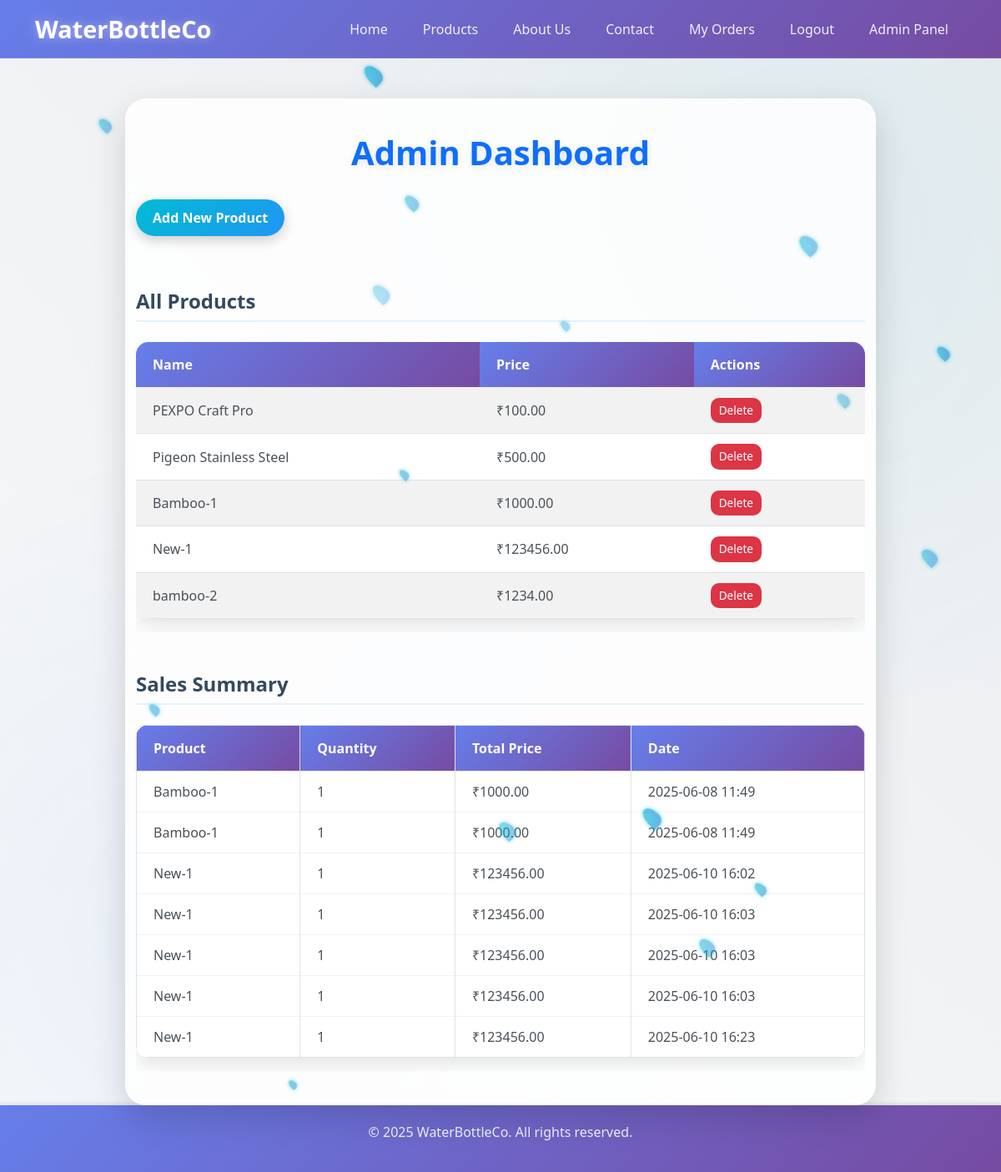
The page /admin-dashboard/ (signed in) on the database as committed earlier.
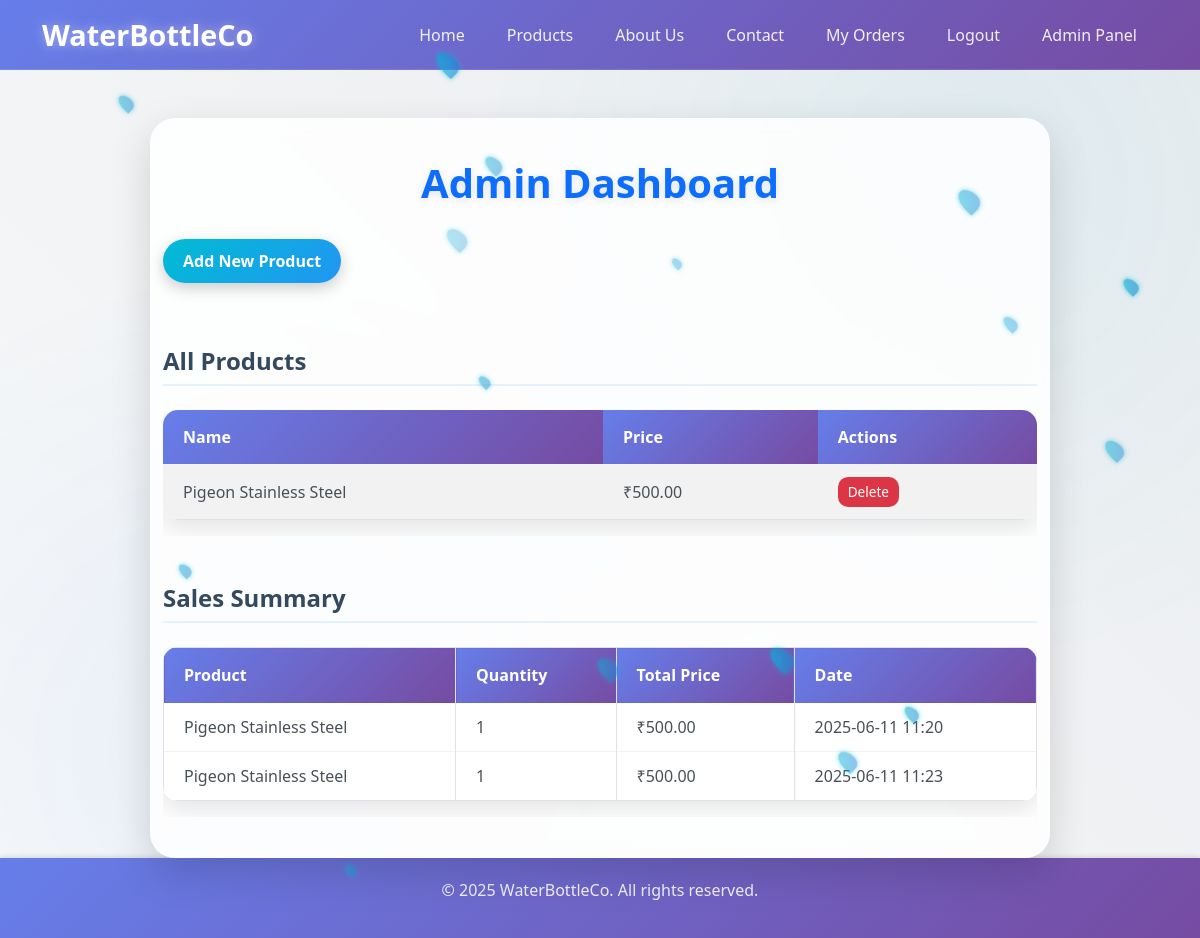
The same page on the database as committed later.
### store/models.py (models this page shows, shortened)
class Product(models.Model):
    name = models.CharField(max_length=100)
    price = models.DecimalField(max_digits=8, decimal_places=2)
    description = models.TextField()
    category = models.CharField(max_length=50, choices=CATEGORY_CHOICES, default='Water Bottle')

class Sale(models.Model):
    user = models.ForeignKey(User, on_delete=models.CASCADE, null=True, blank=True)
    date = models.DateTimeField(auto_now_add=True)
    product = models.ForeignKey(Product, on_delete=models.CASCADE, null=True, blank=True)
    quantity = models.PositiveIntegerField(default=1)
    timestamp = models.DateTimeField(auto_now_add=True)
    def total_price(self):
        return self.quantity * self.product.price

### store/views.py (the view)
# urls.py: path('admin-dashboard/', views.admin_dashboard, name='admin_dashboard'),
@login_required
def admin_dashboard(request):
    products = Product.objects.all()
    sales = Sale.objects.all()
    return render(request, 'admin_dashboard.html', {'products': products, 'sales': sales})

### store/templates/admin_dashboard.html (shortened to what this page needs)
<!DOCTYPE html>
<html lang="en">
<head>
    <link rel="stylesheet" href="https://cdn.jsdelivr.net/npm/bootstrap@5.3.0/dist/css/bootstrap.min.css">
</head>
<body>
    <div class="water-droplet" style="top: 10%; left: 10%; width: 12px; height: 18px; animation-delay: 0s, 0s;"></div>
    <div class="water-droplet" style="top: 20%; left: 80%; width: 18px; height: 25px; animation-delay: 1s, 0.5s;"></div>
    <div class="water-droplet" style="top: 60%; left: 15%; width: 10px; height: 15px; animation-delay: 2s, 1s;"></div>
    <div class="water-droplet" style="top: 40%; left: 40%; width: 9px; height: 14px; animation-delay: 4s, 2s;"></div>
    <nav class="navbar navbar-expand-lg navbar-dark bg-primary">
        <div class="container">
            <a class="navbar-brand" href="{% url 'home' %}">WaterBottleCo</a>
            <div class="collapse navbar-collapse" id="navbarNav">
                <ul class="navbar-nav ms-auto">
                    <li class="nav-item"><a class="nav-link" href="{% url 'home' %}">Home</a></li>
                    <li class="nav-item"><a class="nav-link" href="{% url 'products' %}">Products</a></li>
                    <li class="nav-item"><a class="nav-link" href="{% url 'about' %}">About Us</a></li>
                    <li class="nav-item"><a class="nav-link" href="{% url 'contact' %}">Contact</a></li>
                    {% if user.is_authenticated %}
                        <li class="nav-item"><a class="nav-link" href="{% url 'my_orders' %}">My Orders</a></li>
                        <li class="nav-item"><a class="nav-link" href="{% url 'logout' %}">Logout</a></li>
                        <li class="nav-item"><a class="nav-link" href="{% url 'admin_dashboard' %}">Admin Panel</a></li>
                    {% else %}
                        <li class="nav-item"><a class="nav-link" href="{% url 'login' %}">Login</a></li>
                        <li class="nav-item"><a class="nav-link" href="{% url 'register' %}">Register</a></li>
                    {% endif %}
                </ul>
            </div>
        </div>
    </nav>
    <div class="container mt-5">
        <h2>Admin Dashboard</h2>
        <a href="{% url 'add_product' %}" class="btn btn-success mb-3">Add New Product</a>
        <h4>All Products</h4>
        <div class="table-responsive">
            <table class="table table-striped">
                <thead>
                    <tr>
                        <th>Name</th>
                        <th>Price</th>
                        <th>Actions</th>
                    </tr>
                </thead>
                <tbody>
                    {% for product in products %}
                    <tr>
                        <td>{{ product.name }}</td>
                        <td>₹{{ product.price }}</td>
                        <td>
                            <a href="{% url 'delete_product' product.id %}" class="btn btn-danger btn-sm">Delete</a>
                        </td>
                    </tr>
                    {% endfor %}
                </tbody>
            </table>
        </div>
        <h4 class="mt-5">Sales Summary</h4>
        <div class="table-responsive">
            <table class="table table-bordered">
                <thead>
                    <tr>
                        <th>Product</th>
                        <th>Quantity</th>
                        <th>Total Price</th>
                        <th>Date</th>
                    </tr>
                </thead>
                <tbody>
                    {% for sale in sales %}
                    <tr>
                        <td>{{ sale.product.name }}</td>
                        <td>{{ sale.quantity }}</td>
                        <td>₹{{ sale.total_price }}</td>
                        <td>{{ sale.date|date:"Y-m-d H:i" }}</td>
                    </tr>
                    {% endfor %}
                </tbody>
            </table>
        </div>
    </div>
    <footer class="footer">
        <div class="container">
            <p>&copy; 2025 WaterBottleCo. All rights reserved.</p>
        </div>
    </footer>
</body>
</html>

Rows that differ between the two databases and show on the page:
removed Product: name "PEXPO Craft Pro", price "100.00"
removed Product: name "Bamboo-1", price "1000.00"
removed Product: name "New-1", price "123456.00"
removed Product: name "bamboo-2", price "1234.00"
removed Sale: product.name "Bamboo-1", quantity "1", total_price "1000.00", date "2025-06-08 11:49"
removed Sale: product.name "Bamboo-1", quantity "1", total_price "1000.00", date "2025-06-08 11:49"
removed Sale: product.name "New-1", quantity "1", total_price "123456.00", date "2025-06-10 16:02"
removed Sale: product.name "New-1", quantity "1", total_price "123456.00", date "2025-06-10 16:03"
removed Sale: product.name "New-1", quantity "1", total_price "123456.00", date "2025-06-10 16:03"
removed Sale: product.name "New-1", quantity "1", total_price "123456.00", date "2025-06-10 16:03"
removed Sale: product.name "New-1", quantity "1", total_price "123456.00", date "2025-06-10 16:23"
added Sale: product.name "Pigeon Stainless Steel", quantity "1", total_price "500.00", date "2025-06-11 11:20"
added Sale: product.name "Pigeon Stainless Steel", quantity "1", total_price "500.00", date "2025-06-11 11:23"
